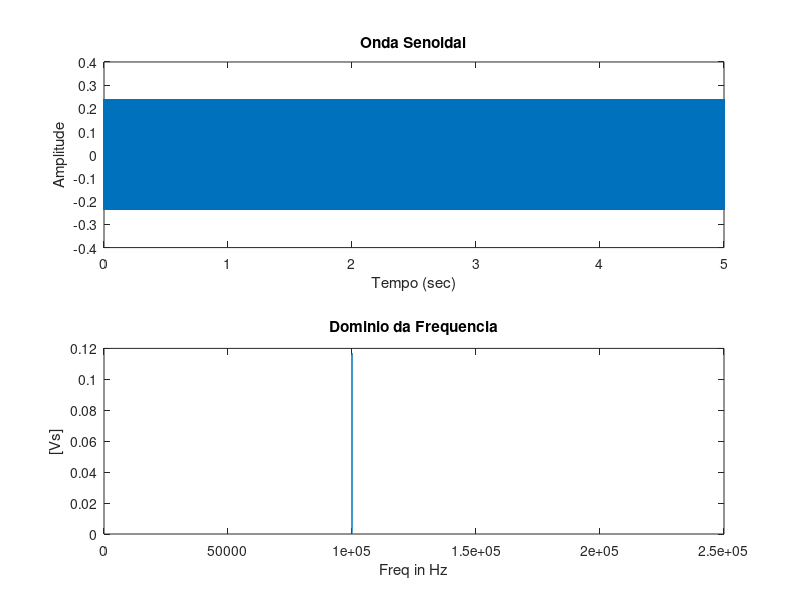

The MATLAB source for this figure:
%Laboratorio 1 - Fundamentos de Comunicacoes
% Parte 1

%A = 0.5Vp
A = 0.25;

% frequencia de amostragem
fs = 500000;

% periodo de amostragem
Ts = 1/fs;

% F = 100hz
frequencia = 100000;

%intervalo de amostragem
t = 0:Ts:5;
n = length(t);

%%%%% Onda Senoidal
senoide = A*sin(2*pi*frequencia*t);

%Transformada
N = length(senoide);
k = 0:N-1;
T = N/fs;
freq = k/T;
fftSen = fft(senoide)/N;
cutoff=ceil(N/2);
fftSen=fftSen(1:cutoff);

figure(1)
subplot(2,1,1);
plot(t, senoide);
xlabel('Tempo (sec)');
ylabel('Amplitude') ;
title('Onda Senoidal');

subplot(2,1,2);
plot(freq(1:cutoff), abs(fftSen));
xlabel('Freq in Hz');
ylabel('[Vs]') ;
title('Dominio da Frequencia');


